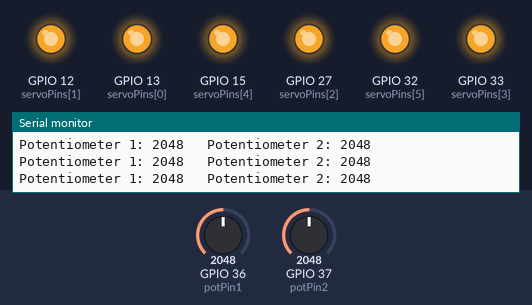
This sketch was run on a simulated ESP32. Parts: output pins drawn as LEDs (lit = HIGH), the last lines printed to the serial monitor. The test bench sets the inputs (shaded band); at power-on: GPIO 36 (potPin1) = 2048, GPIO 37 (potPin2) = 2048.

Above: at 1.2 s.
1.3 s: GPIO 36 (potPin1) set to 1049
At 1.8 s:
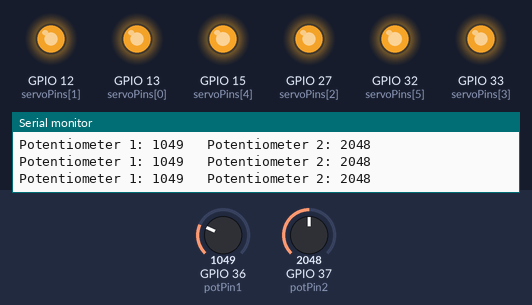
2.8 s: GPIO 36 (potPin1) set to 926
At 3.5 s:
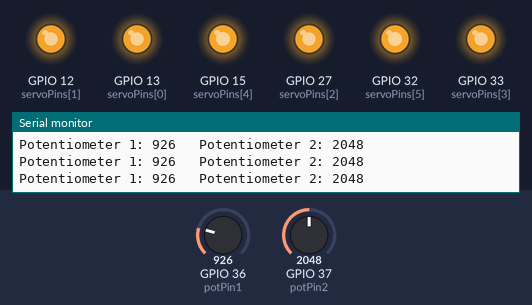
4.3 s: GPIO 37 (potPin2) set to 11
At 5.5 s:
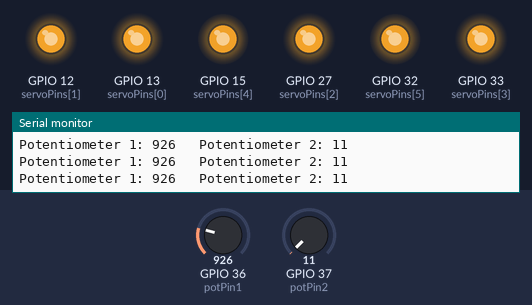
5.8 s: GPIO 37 (potPin2) set to 8
7.3 s: GPIO 36 (potPin1) set to 1228
At 8.3 s:
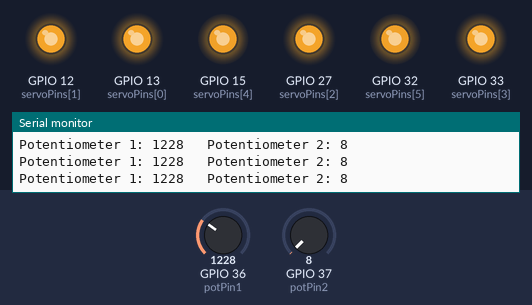
10.3 s: GPIO 37 (potPin2) set to 491
At 11.8 s:
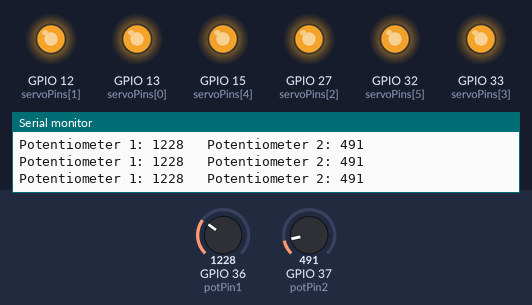
Timing chart, 0 to 13.3 s (numbered marks = the images above; inputs shaded):
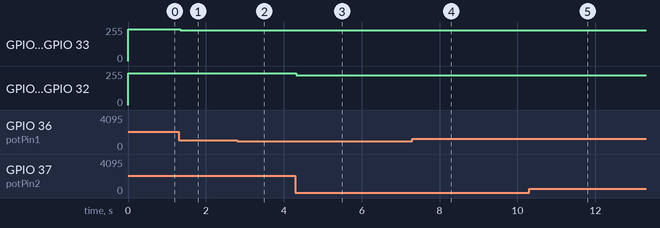

The sketch:

arm_code_final.ino
```cpp
#include <Arduino.h>
#include <driver/ledc.h>

const int servoPins[] = {13, 12, 27, 33, 15, 32};  // GPIO pins for servos
const int potPin1 = A0;  // Analog pin for potentiometer 1 (controls 4 servos)
const int potPin2 = A1;  // Analog pin for potentiometer 2 (controls 2 servos)

void setup() {
  for (int i = 0; i < 6; i++) {
    ledcSetup(i, 50, 16);  // Configure LEDC PWM for servo control
    ledcAttachPin(servoPins[i], i);  // Attach the servo pin to the LEDC channel
  }
  Serial.begin(9600);
}

void loop() {
  int potValue1 = analogRead(potPin1);
  int potValue2 = analogRead(potPin2);

  // Control the first four servos with potentiometer 1
  for (int i = 0; i < 4; i++) {
    int servoAngle1 = map(potValue1, 0, 4095, 0, 180);
    int pwmValue1 = map(servoAngle1, 0, 180, 57000, 65000);
    ledcWrite(i, pwmValue1);
  }

  // Control the last two servos with potentiometer 2
  for (int i = 4; i < 6; i++) {
    int servoAngle2 = map(potValue2, 0, 4095, 0, 180);
    int pwmValue2 = map(servoAngle2, 0, 180, 57000, 65000);
    ledcWrite(i, pwmValue2);
  }
  Serial.print("Potentiometer 1: ");
  Serial.print(potValue1);
  Serial.print("\t Potentiometer 2: ");
  Serial.println(potValue2);

  delay(20);  // Adjust delay as needed for smoother motion
}
```

Measured:
- after the input at 1.3 s, GPIO 12 (servoPins[1]), GPIO 13 (servoPins[0]), GPIO 27 (servoPins[2]), GPIO 33 (servoPins[3]): 237/255 → 230/255 at once
- after the input at 2.8 s, GPIO 12 (servoPins[1]), GPIO 13 (servoPins[0]), GPIO 27 (servoPins[2]), GPIO 33 (servoPins[3]): 230/255 → 229/255 at once
- after the input at 4.3 s, GPIO 15 (servoPins[4]), GPIO 32 (servoPins[5]): 237/255 → 222/255 at once
- after the input at 7.3 s, GPIO 12 (servoPins[1]), GPIO 13 (servoPins[0]), GPIO 27 (servoPins[2]), GPIO 33 (servoPins[3]): 229/255 → 231/255 at once
- after the input at 10.3 s, GPIO 15 (servoPins[4]), GPIO 32 (servoPins[5]): 222/255 → 225/255 at once
